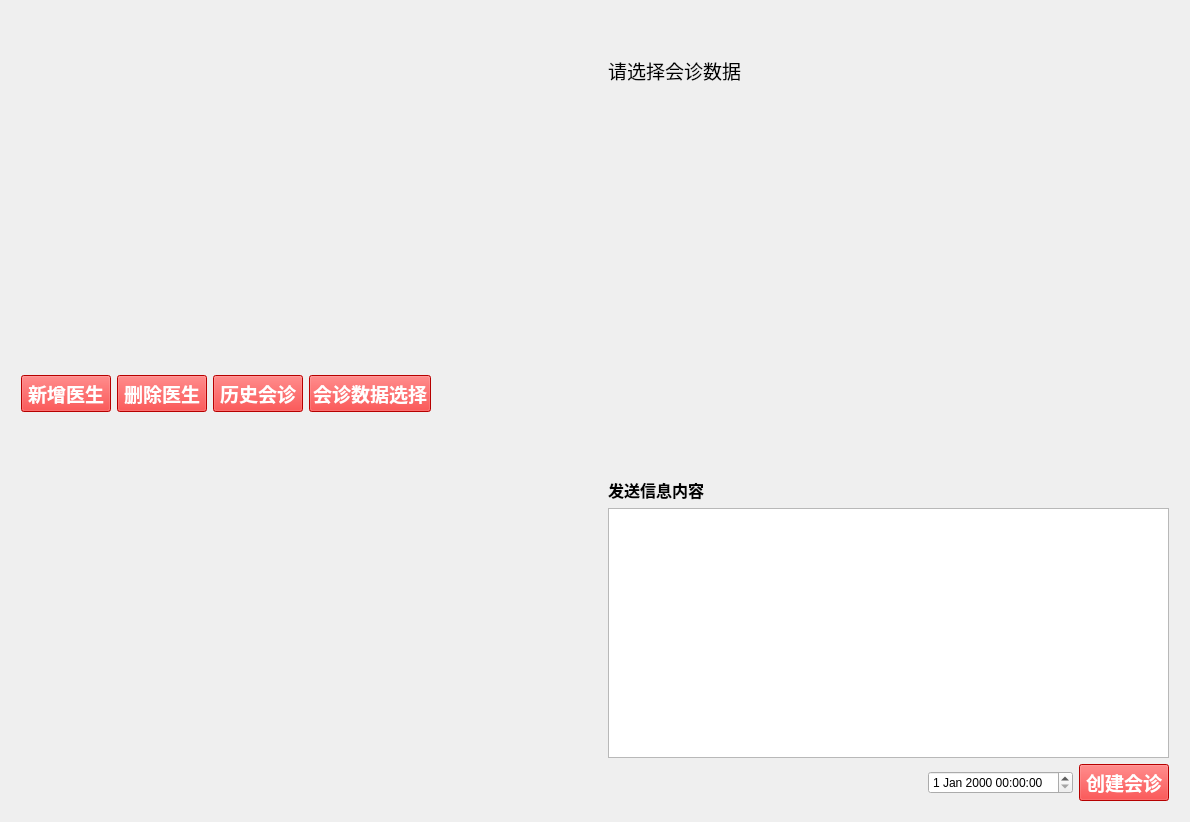
<?xml version="1.0" encoding="UTF-8"?>
<ui version="4.0">
 <class>Form</class>
 <widget class="QWidget" name="Form">
  <property name="geometry">
   <rect>
    <x>0</x>
    <y>0</y>
    <width>1190</width>
    <height>822</height>
   </rect>
  </property>
  <property name="windowTitle">
   <string>Form</string>
  </property>
  <layout class="QVBoxLayout" name="verticalLayout_all" stretch="0">
   <item>
    <layout class="QHBoxLayout" name="horizontalLayout_3" stretch="1,1">
     <item>
      <layout class="QVBoxLayout" name="verticalLayout_left" stretch="0">
       <property name="leftMargin">
        <number>10</number>
       </property>
       <property name="topMargin">
        <number>10</number>
       </property>
       <property name="rightMargin">
        <number>10</number>
       </property>
       <property name="bottomMargin">
        <number>45</number>
       </property>
       <item>
        <layout class="QHBoxLayout" name="horizontalLayout" stretch="0,0,0,0,0">
         <item>
          <widget class="QPushButton" name="addButton">
           <property name="minimumSize">
            <size>
             <width>90</width>
             <height>0</height>
            </size>
           </property>
           <property name="maximumSize">
            <size>
             <width>90</width>
             <height>16777215</height>
            </size>
           </property>
           <property name="font">
            <font>
             <family>Arial</family>
             <pointsize>14</pointsize>
             <weight>75</weight>
             <bold>true</bold>
            </font>
           </property>
           <property name="styleSheet">
            <string notr="true">background-color: rgb(255, 0, 0);
color: rgb(255, 255, 255);</string>
           </property>
           <property name="text">
            <string>新增医生</string>
           </property>
          </widget>
         </item>
         <item>
          <widget class="QPushButton" name="delButton">
           <property name="minimumSize">
            <size>
             <width>90</width>
             <height>0</height>
            </size>
           </property>
           <property name="maximumSize">
            <size>
             <width>90</width>
             <height>16777215</height>
            </size>
           </property>
           <property name="font">
            <font>
             <family>Arial</family>
             <pointsize>14</pointsize>
             <weight>75</weight>
             <bold>true</bold>
            </font>
           </property>
           <property name="styleSheet">
            <string notr="true">background-color: rgb(255, 0, 0);
color: rgb(255, 255, 255);</string>
           </property>
           <property name="text">
            <string>删除医生</string>
           </property>
          </widget>
         </item>
         <item>
          <widget class="QPushButton" name="listButton">
           <property name="minimumSize">
            <size>
             <width>90</width>
             <height>0</height>
            </size>
           </property>
           <property name="maximumSize">
            <size>
             <width>90</width>
             <height>16777215</height>
            </size>
           </property>
           <property name="font">
            <font>
             <family>Arial</family>
             <pointsize>14</pointsize>
             <weight>75</weight>
             <bold>true</bold>
            </font>
           </property>
           <property name="styleSheet">
            <string notr="true">background-color: rgb(255, 0, 0);
color: rgb(255, 255, 255);</string>
           </property>
           <property name="text">
            <string>历史会诊</string>
           </property>
          </widget>
         </item>
         <item>
          <widget class="QPushButton" name="selectButton">
           <property name="minimumSize">
            <size>
             <width>90</width>
             <height>0</height>
            </size>
           </property>
           <property name="maximumSize">
            <size>
             <width>150</width>
             <height>16777215</height>
            </size>
           </property>
           <property name="font">
            <font>
             <family>Arial</family>
             <pointsize>14</pointsize>
             <weight>75</weight>
             <bold>true</bold>
            </font>
           </property>
           <property name="styleSheet">
            <string notr="true">background-color: rgb(255, 0, 0);
color: rgb(255, 255, 255);</string>
           </property>
           <property name="text">
            <string>会诊数据选择</string>
           </property>
          </widget>
         </item>
         <item>
          <spacer name="horizontalSpacer">
           <property name="orientation">
            <enum>Qt::Horizontal</enum>
           </property>
           <property name="sizeHint" stdset="0">
            <size>
             <width>40</width>
             <height>20</height>
            </size>
           </property>
          </spacer>
         </item>
        </layout>
       </item>
      </layout>
     </item>
     <item>
      <layout class="QVBoxLayout" name="verticalLayout_right" stretch="5,0,3,0">
       <property name="leftMargin">
        <number>10</number>
       </property>
       <property name="topMargin">
        <number>45</number>
       </property>
       <property name="rightMargin">
        <number>10</number>
       </property>
       <property name="bottomMargin">
        <number>10</number>
       </property>
       <item>
        <widget class="QLabel" name="label_2">
         <property name="font">
          <font>
           <family>Microsoft YaHei UI</family>
           <pointsize>14</pointsize>
           <weight>50</weight>
           <bold>false</bold>
          </font>
         </property>
         <property name="text">
          <string>请选择会诊数据</string>
         </property>
         <property name="alignment">
          <set>Qt::AlignLeading|Qt::AlignLeft|Qt::AlignTop</set>
         </property>
        </widget>
       </item>
       <item>
        <widget class="QLabel" name="label">
         <property name="font">
          <font>
           <family>Agency FB</family>
           <pointsize>12</pointsize>
           <weight>75</weight>
           <bold>true</bold>
          </font>
         </property>
         <property name="text">
          <string>发送信息内容</string>
         </property>
        </widget>
       </item>
       <item>
        <widget class="QTextEdit" name="textEdit"/>
       </item>
       <item>
        <layout class="QHBoxLayout" name="horizontalLayout_2">
         <item>
          <spacer name="horizontalSpacer_2">
           <property name="orientation">
            <enum>Qt::Horizontal</enum>
           </property>
           <property name="sizeHint" stdset="0">
            <size>
             <width>40</width>
             <height>20</height>
            </size>
           </property>
          </spacer>
         </item>
         <item>
          <widget class="QDateTimeEdit" name="dateTime"/>
         </item>
         <item>
          <widget class="QPushButton" name="verifyButton">
           <property name="enabled">
            <bool>true</bool>
           </property>
           <property name="minimumSize">
            <size>
             <width>90</width>
             <height>0</height>
            </size>
           </property>
           <property name="maximumSize">
            <size>
             <width>90</width>
             <height>16777215</height>
            </size>
           </property>
           <property name="font">
            <font>
             <family>Arial</family>
             <pointsize>14</pointsize>
             <weight>75</weight>
             <bold>true</bold>
            </font>
           </property>
           <property name="styleSheet">
            <string notr="true">background-color: rgb(255, 0, 0);
color: rgb(255, 255, 255);</string>
           </property>
           <property name="text">
            <string>创建会诊</string>
           </property>
          </widget>
         </item>
        </layout>
       </item>
      </layout>
     </item>
    </layout>
   </item>
  </layout>
 </widget>
 <resources/>
 <connections/>
</ui>
